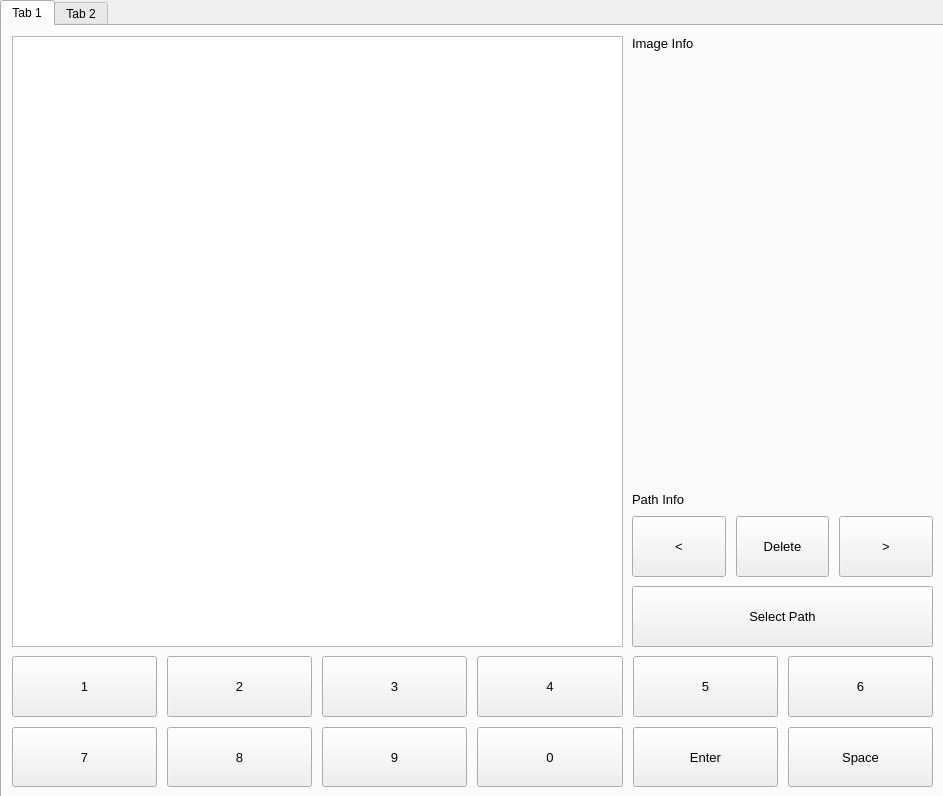
<?xml version="1.0" encoding="UTF-8"?>
<ui version="4.0">
 <class>MainWindow</class>
 <widget class="QMainWindow" name="MainWindow">
  <property name="geometry">
   <rect>
    <x>0</x>
    <y>0</y>
    <width>943</width>
    <height>796</height>
   </rect>
  </property>
  <property name="sizePolicy">
   <sizepolicy hsizetype="Minimum" vsizetype="Minimum">
    <horstretch>0</horstretch>
    <verstretch>0</verstretch>
   </sizepolicy>
  </property>
  <property name="minimumSize">
   <size>
    <width>943</width>
    <height>796</height>
   </size>
  </property>
  <property name="maximumSize">
   <size>
    <width>943</width>
    <height>796</height>
   </size>
  </property>
  <property name="windowTitle">
   <string extracomment="Created with ♥ by CyberPotato">Just organize my photos</string>
  </property>
  <property name="statusTip">
   <string extracomment="Created with ♥ by CyberPotato"/>
  </property>
  <widget class="QWidget" name="centralwidget">
   <widget class="QTabWidget" name="tabWidget">
    <property name="geometry">
     <rect>
      <x>0</x>
      <y>0</y>
      <width>947</width>
      <height>800</height>
     </rect>
    </property>
    <property name="sizePolicy">
     <sizepolicy hsizetype="Maximum" vsizetype="Maximum">
      <horstretch>0</horstretch>
      <verstretch>0</verstretch>
     </sizepolicy>
    </property>
    <property name="tabPosition">
     <enum>QTabWidget::North</enum>
    </property>
    <property name="tabShape">
     <enum>QTabWidget::Rounded</enum>
    </property>
    <property name="currentIndex">
     <number>0</number>
    </property>
    <property name="elideMode">
     <enum>Qt::ElideNone</enum>
    </property>
    <property name="usesScrollButtons">
     <bool>false</bool>
    </property>
    <widget class="QWidget" name="tab">
     <attribute name="title">
      <string>Tab 1</string>
     </attribute>
     <widget class="QLabel" name="info_text">
      <property name="geometry">
       <rect>
        <x>630</x>
        <y>10</y>
        <width>301</width>
        <height>251</height>
       </rect>
      </property>
      <property name="font">
       <font>
        <pointsize>10</pointsize>
       </font>
      </property>
      <property name="text">
       <string>Image Info</string>
      </property>
      <property name="alignment">
       <set>Qt::AlignLeading|Qt::AlignLeft|Qt::AlignTop</set>
      </property>
     </widget>
     <widget class="QWidget" name="gridLayoutWidget_2">
      <property name="geometry">
       <rect>
        <x>630</x>
        <y>490</y>
        <width>301</width>
        <height>61</height>
       </rect>
      </property>
      <property name="font">
       <font>
        <pointsize>10</pointsize>
       </font>
      </property>
      <layout class="QGridLayout" name="grid_move">
       <property name="horizontalSpacing">
        <number>10</number>
       </property>
       <property name="verticalSpacing">
        <number>0</number>
       </property>
       <item row="0" column="1">
        <widget class="QPushButton" name="btn_del">
         <property name="sizePolicy">
          <sizepolicy hsizetype="MinimumExpanding" vsizetype="MinimumExpanding">
           <horstretch>0</horstretch>
           <verstretch>0</verstretch>
          </sizepolicy>
         </property>
         <property name="font">
          <font>
           <pointsize>10</pointsize>
          </font>
         </property>
         <property name="text">
          <string>Delete</string>
         </property>
        </widget>
       </item>
       <item row="0" column="0">
        <widget class="QPushButton" name="btn_prev">
         <property name="sizePolicy">
          <sizepolicy hsizetype="MinimumExpanding" vsizetype="MinimumExpanding">
           <horstretch>0</horstretch>
           <verstretch>0</verstretch>
          </sizepolicy>
         </property>
         <property name="font">
          <font>
           <pointsize>10</pointsize>
          </font>
         </property>
         <property name="text">
          <string>&lt;</string>
         </property>
        </widget>
       </item>
       <item row="0" column="2">
        <widget class="QPushButton" name="btn_next">
         <property name="sizePolicy">
          <sizepolicy hsizetype="MinimumExpanding" vsizetype="MinimumExpanding">
           <horstretch>0</horstretch>
           <verstretch>0</verstretch>
          </sizepolicy>
         </property>
         <property name="font">
          <font>
           <pointsize>10</pointsize>
          </font>
         </property>
         <property name="text">
          <string>&gt;</string>
         </property>
        </widget>
       </item>
      </layout>
     </widget>
     <widget class="QGraphicsView" name="graphicsView">
      <property name="geometry">
       <rect>
        <x>10</x>
        <y>10</y>
        <width>611</width>
        <height>611</height>
       </rect>
      </property>
      <property name="mouseTracking">
       <bool>true</bool>
      </property>
      <property name="verticalScrollBarPolicy">
       <enum>Qt::ScrollBarAlwaysOff</enum>
      </property>
      <property name="horizontalScrollBarPolicy">
       <enum>Qt::ScrollBarAlwaysOff</enum>
      </property>
      <property name="sizeAdjustPolicy">
       <enum>QAbstractScrollArea::AdjustToContents</enum>
      </property>
      <property name="interactive">
       <bool>true</bool>
      </property>
      <property name="dragMode">
       <enum>QGraphicsView::NoDrag</enum>
      </property>
      <property name="transformationAnchor">
       <enum>QGraphicsView::AnchorUnderMouse</enum>
      </property>
      <property name="resizeAnchor">
       <enum>QGraphicsView::AnchorViewCenter</enum>
      </property>
      <property name="viewportUpdateMode">
       <enum>QGraphicsView::SmartViewportUpdate</enum>
      </property>
     </widget>
     <widget class="QWidget" name="gridLayoutWidget">
      <property name="geometry">
       <rect>
        <x>10</x>
        <y>630</y>
        <width>921</width>
        <height>131</height>
       </rect>
      </property>
      <property name="font">
       <font>
        <pointsize>10</pointsize>
        <weight>50</weight>
        <bold>false</bold>
        <kerning>true</kerning>
       </font>
      </property>
      <layout class="QGridLayout" name="gridLayout">
       <property name="sizeConstraint">
        <enum>QLayout::SetMaximumSize</enum>
       </property>
       <property name="spacing">
        <number>10</number>
       </property>
       <item row="1" column="5">
        <widget class="QPushButton" name="pushButton_s">
         <property name="sizePolicy">
          <sizepolicy hsizetype="MinimumExpanding" vsizetype="MinimumExpanding">
           <horstretch>0</horstretch>
           <verstretch>0</verstretch>
          </sizepolicy>
         </property>
         <property name="font">
          <font>
           <pointsize>10</pointsize>
           <weight>50</weight>
           <bold>false</bold>
           <kerning>true</kerning>
          </font>
         </property>
         <property name="text">
          <string>Space</string>
         </property>
        </widget>
       </item>
       <item row="1" column="0">
        <widget class="QPushButton" name="pushButton_7">
         <property name="sizePolicy">
          <sizepolicy hsizetype="MinimumExpanding" vsizetype="MinimumExpanding">
           <horstretch>0</horstretch>
           <verstretch>0</verstretch>
          </sizepolicy>
         </property>
         <property name="font">
          <font>
           <pointsize>10</pointsize>
           <weight>50</weight>
           <bold>false</bold>
           <kerning>true</kerning>
          </font>
         </property>
         <property name="text">
          <string>7</string>
         </property>
        </widget>
       </item>
       <item row="1" column="1">
        <widget class="QPushButton" name="pushButton_8">
         <property name="sizePolicy">
          <sizepolicy hsizetype="MinimumExpanding" vsizetype="MinimumExpanding">
           <horstretch>0</horstretch>
           <verstretch>0</verstretch>
          </sizepolicy>
         </property>
         <property name="font">
          <font>
           <pointsize>10</pointsize>
           <weight>50</weight>
           <bold>false</bold>
           <kerning>true</kerning>
          </font>
         </property>
         <property name="text">
          <string>8</string>
         </property>
        </widget>
       </item>
       <item row="1" column="2">
        <widget class="QPushButton" name="pushButton_9">
         <property name="sizePolicy">
          <sizepolicy hsizetype="MinimumExpanding" vsizetype="MinimumExpanding">
           <horstretch>0</horstretch>
           <verstretch>0</verstretch>
          </sizepolicy>
         </property>
         <property name="font">
          <font>
           <pointsize>10</pointsize>
           <weight>50</weight>
           <bold>false</bold>
           <kerning>true</kerning>
          </font>
         </property>
         <property name="text">
          <string>9</string>
         </property>
        </widget>
       </item>
       <item row="0" column="2">
        <widget class="QPushButton" name="pushButton_3">
         <property name="sizePolicy">
          <sizepolicy hsizetype="MinimumExpanding" vsizetype="MinimumExpanding">
           <horstretch>0</horstretch>
           <verstretch>0</verstretch>
          </sizepolicy>
         </property>
         <property name="font">
          <font>
           <pointsize>10</pointsize>
           <weight>50</weight>
           <bold>false</bold>
           <kerning>true</kerning>
          </font>
         </property>
         <property name="text">
          <string>3</string>
         </property>
        </widget>
       </item>
       <item row="1" column="4">
        <widget class="QPushButton" name="pushButton_e">
         <property name="sizePolicy">
          <sizepolicy hsizetype="MinimumExpanding" vsizetype="MinimumExpanding">
           <horstretch>0</horstretch>
           <verstretch>0</verstretch>
          </sizepolicy>
         </property>
         <property name="font">
          <font>
           <pointsize>10</pointsize>
           <weight>50</weight>
           <bold>false</bold>
           <kerning>true</kerning>
          </font>
         </property>
         <property name="text">
          <string>Enter</string>
         </property>
        </widget>
       </item>
       <item row="0" column="5">
        <widget class="QPushButton" name="pushButton_6">
         <property name="sizePolicy">
          <sizepolicy hsizetype="MinimumExpanding" vsizetype="MinimumExpanding">
           <horstretch>0</horstretch>
           <verstretch>0</verstretch>
          </sizepolicy>
         </property>
         <property name="font">
          <font>
           <pointsize>10</pointsize>
           <weight>50</weight>
           <bold>false</bold>
           <kerning>true</kerning>
          </font>
         </property>
         <property name="text">
          <string>6</string>
         </property>
        </widget>
       </item>
       <item row="0" column="3">
        <widget class="QPushButton" name="pushButton_4">
         <property name="sizePolicy">
          <sizepolicy hsizetype="MinimumExpanding" vsizetype="MinimumExpanding">
           <horstretch>0</horstretch>
           <verstretch>0</verstretch>
          </sizepolicy>
         </property>
         <property name="font">
          <font>
           <pointsize>10</pointsize>
           <weight>50</weight>
           <bold>false</bold>
           <kerning>true</kerning>
          </font>
         </property>
         <property name="text">
          <string>4</string>
         </property>
         <property name="flat">
          <bool>false</bool>
         </property>
        </widget>
       </item>
       <item row="0" column="4">
        <widget class="QPushButton" name="pushButton_5">
         <property name="sizePolicy">
          <sizepolicy hsizetype="MinimumExpanding" vsizetype="MinimumExpanding">
           <horstretch>0</horstretch>
           <verstretch>0</verstretch>
          </sizepolicy>
         </property>
         <property name="font">
          <font>
           <pointsize>10</pointsize>
           <weight>50</weight>
           <bold>false</bold>
           <kerning>true</kerning>
          </font>
         </property>
         <property name="text">
          <string>5</string>
         </property>
        </widget>
       </item>
       <item row="1" column="3">
        <widget class="QPushButton" name="pushButton_0">
         <property name="sizePolicy">
          <sizepolicy hsizetype="MinimumExpanding" vsizetype="MinimumExpanding">
           <horstretch>0</horstretch>
           <verstretch>0</verstretch>
          </sizepolicy>
         </property>
         <property name="font">
          <font>
           <pointsize>10</pointsize>
           <weight>50</weight>
           <bold>false</bold>
           <kerning>true</kerning>
          </font>
         </property>
         <property name="text">
          <string>0</string>
         </property>
        </widget>
       </item>
       <item row="0" column="1">
        <widget class="QPushButton" name="pushButton_2">
         <property name="sizePolicy">
          <sizepolicy hsizetype="MinimumExpanding" vsizetype="MinimumExpanding">
           <horstretch>0</horstretch>
           <verstretch>0</verstretch>
          </sizepolicy>
         </property>
         <property name="font">
          <font>
           <pointsize>10</pointsize>
           <weight>50</weight>
           <bold>false</bold>
           <kerning>true</kerning>
          </font>
         </property>
         <property name="text">
          <string>2</string>
         </property>
        </widget>
       </item>
       <item row="0" column="0">
        <widget class="QPushButton" name="pushButton_1">
         <property name="enabled">
          <bool>true</bool>
         </property>
         <property name="sizePolicy">
          <sizepolicy hsizetype="MinimumExpanding" vsizetype="MinimumExpanding">
           <horstretch>0</horstretch>
           <verstretch>0</verstretch>
          </sizepolicy>
         </property>
         <property name="font">
          <font>
           <pointsize>10</pointsize>
           <weight>50</weight>
           <bold>false</bold>
           <kerning>true</kerning>
          </font>
         </property>
         <property name="text">
          <string>1</string>
         </property>
        </widget>
       </item>
      </layout>
     </widget>
     <widget class="QLabel" name="path_text">
      <property name="geometry">
       <rect>
        <x>630</x>
        <y>330</y>
        <width>301</width>
        <height>151</height>
       </rect>
      </property>
      <property name="font">
       <font>
        <pointsize>10</pointsize>
       </font>
      </property>
      <property name="text">
       <string>Path Info</string>
      </property>
      <property name="alignment">
       <set>Qt::AlignBottom|Qt::AlignLeading|Qt::AlignLeft</set>
      </property>
      <property name="wordWrap">
       <bool>true</bool>
      </property>
     </widget>
     <widget class="QPushButton" name="path_btn">
      <property name="geometry">
       <rect>
        <x>630</x>
        <y>560</y>
        <width>301</width>
        <height>61</height>
       </rect>
      </property>
      <property name="font">
       <font>
        <pointsize>10</pointsize>
       </font>
      </property>
      <property name="text">
       <string>Select Path</string>
      </property>
     </widget>
    </widget>
    <widget class="QWidget" name="tab_2">
     <attribute name="title">
      <string>Tab 2</string>
     </attribute>
    </widget>
   </widget>
  </widget>
 </widget>
 <resources/>
 <connections/>
</ui>
